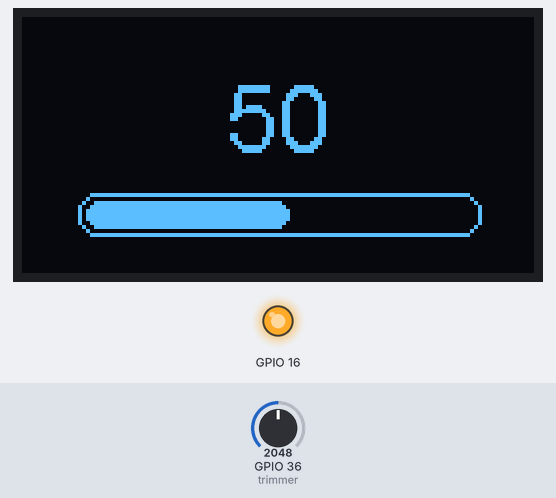
Bench run of a sketch on a simulated ESP32. On the bench: 128×64 one-colour display, output pins drawn as LEDs (lit = HIGH). The inputs (shaded band) are chosen by the test bench; at power-on: GPIO 36 (trimmer) = 2048.

Above: at 1.2 s.
1.3 s: GPIO 36 (trimmer) set to 2866
At 2.5 s:
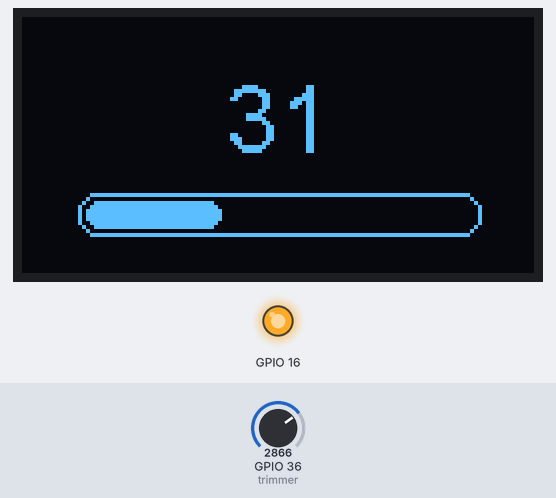
2.8 s: GPIO 36 (trimmer) set to 3603
At 3.9 s:
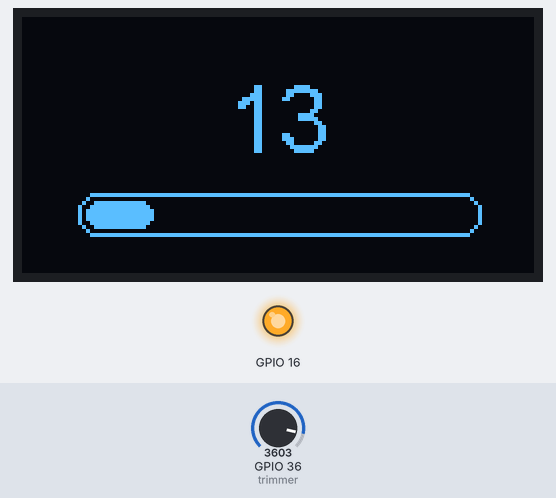
4.3 s: GPIO 36 (trimmer) set to 4095
At 5.1 s:
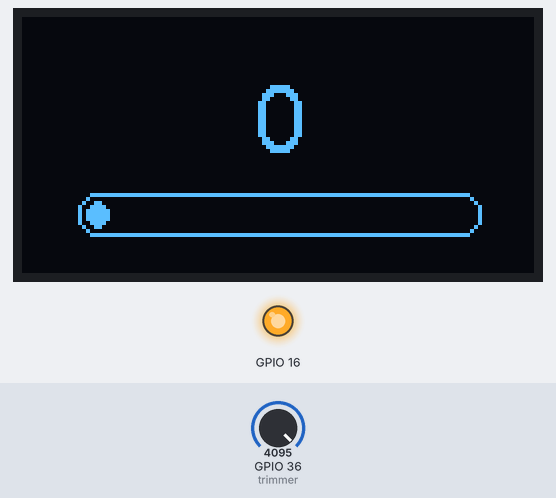
Timing chart, 0 to 7.3 s (numbered marks = the images above; inputs shaded):
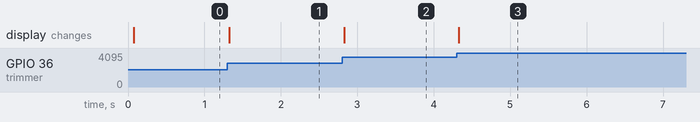

The sketch:

Progress_bar_trimmer.ino
```cpp
#include "SSD1306Wire.h"
SSD1306Wire display(0x3c, 4, 15, GEOMETRY_128_64);

const int trimmer = 36;
int thisValue;
int prevValue = -255;
int x;

void setup() {

  pinMode(16, OUTPUT); digitalWrite(16, LOW); delay(50); digitalWrite(16, HIGH);
  display.init();
  display.flipScreenVertically();
  display.setTextAlignment(TEXT_ALIGN_CENTER);
  display.setFont(ArialMT_Plain_24);

  display.drawString(64, 12, "Start");
  display.drawProgressBar(14, 44, 100, 10, 100);
  display.display();
}

void loop() {

  thisValue = analogRead(trimmer);
  if (abs(thisValue - prevValue) >= 10) {  //προσπάθεια για να μην κάνει fluctuate
    x = map(thisValue, 0, 4095, 100, 0);
  }
  display.clear();
  display.drawString(64, 12, String(x));
  display.drawProgressBar(14, 44, 100, 10, x);
  //display.drawString(104, 12, String(thisValue));  //τεστ
  display.display();

  prevValue = thisValue;
  delay(30);
}
```

Measured:
- after the input at 1.3 s, the display: changes at once (image 1)
- after the input at 2.8 s, the display: changes at once (image 2)
- after the input at 4.3 s, the display: changes at once (image 3)
